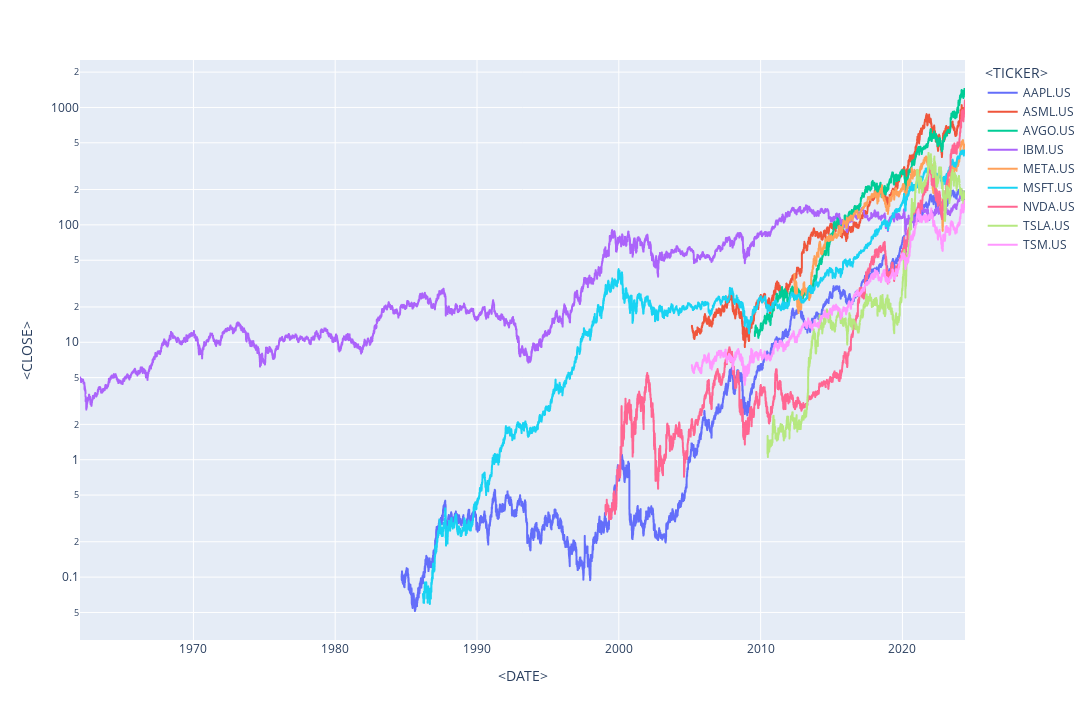

Write notebook code for a chart like this one.
### Code cell
plx.line(
    data_frame=tables[tables['<TICKER>'].isin(sample_companies)], 
    x='<DATE>', 
    y='<CLOSE>', 
    color='<TICKER>',
    log_y=True,
    height=720,
    width=1280
)

### Figure 1 — Plotly figure (JSON) as saved in the notebook; plotly's stock layout.template omitted (floating-point values rounded to 4 significant figures; data arrays with more than 128 entries replaced by an {"elided": "..."} marker saying what was removed)
{"data": [{"hovertemplate": "<TICKER>=AAPL.US<br><DATE>=%{x}<br><CLOSE>=%{y}<extra></extra>", "legendgroup": "AAPL.US", "line": {"color": "#636efa", "dash": "solid"}, "marker": {"symbol": "circle"}, "mode": "lines", "name": "AAPL.US", "showlegend": true, "type": "scattergl", "x": {"elided": "10013 str values"}, "xaxis": "x", "y": {"elided": "10013 float values"}, "yaxis": "y"}, {"hovertemplate": "<TICKER>=ASML.US<br><DATE>=%{x}<br><CLOSE>=%{y}<extra></extra>", "legendgroup": "ASML.US", "line": {"color": "#EF553B", "dash": "solid"}, "marker": {"symbol": "circle"}, "mode": "lines", "name": "ASML.US", "showlegend": true, "type": "scattergl", "x": {"elided": "4848 str values"}, "xaxis": "x", "y": {"elided": "4848 float values"}, "yaxis": "y"}, {"hovertemplate": "<TICKER>=AVGO.US<br><DATE>=%{x}<br><CLOSE>=%{y}<extra></extra>", "legendgroup": "AVGO.US", "line": {"color": "#00cc96", "dash": "solid"}, "marker": {"symbol": "circle"}, "mode": "lines", "name": "AVGO.US", "showlegend": true, "type": "scattergl", "x": {"elided": "3730 str values"}, "xaxis": "x", "y": {"elided": "3730 float values"}, "yaxis": "y"}, {"hovertemplate": "<TICKER>=IBM.US<br><DATE>=%{x}<br><CLOSE>=%{y}<extra></extra>", "legendgroup": "IBM.US", "line": {"color": "#ab63fa", "dash": "solid"}, "marker": {"symbol": "circle"}, "mode": "lines", "name": "IBM.US", "showlegend": true, "type": "scattergl", "x": {"elided": "15706 str values"}, "xaxis": "x", "y": {"elided": "15706 float values"}, "yaxis": "y"}, {"hovertemplate": "<TICKER>=META.US<br><DATE>=%{x}<br><CLOSE>=%{y}<extra></extra>", "legendgroup": "META.US", "line": {"color": "#FFA15A", "dash": "solid"}, "marker": {"symbol": "circle"}, "mode": "lines", "name": "META.US", "showlegend": true, "type": "scattergl", "x": {"elided": "3028 str values"}, "xaxis": "x", "y": {"elided": "3028 float values"}, "yaxis": "y"}, {"hovertemplate": "<TICKER>=MSFT.US<br><DATE>=%{x}<br><CLOSE>=%{y}<extra></extra>", "legendgroup": "MSFT.US", "line": {"color": "#19d3f3", "dash": "solid"}, "marker": {"symbol": "circle"}, "mode": "lines", "name": "MSFT.US", "showlegend": true, "type": "scattergl", "x": {"elided": "9630 str values"}, "xaxis": "x", "y": {"elided": "9630 float values"}, "yaxis": "y"}, {"hovertemplate": "<TICKER>=NVDA.US<br><DATE>=%{x}<br><CLOSE>=%{y}<extra></extra>", "legendgroup": "NVDA.US", "line": {"color": "#FF6692", "dash": "solid"}, "marker": {"symbol": "circle"}, "mode": "lines", "name": "NVDA.US", "showlegend": true, "type": "scattergl", "x": {"elided": "6380 str values"}, "xaxis": "x", "y": {"elided": "6380 float values"}, "yaxis": "y"}, {"hovertemplate": "<TICKER>=TSLA.US<br><DATE>=%{x}<br><CLOSE>=%{y}<extra></extra>", "legendgroup": "TSLA.US", "line": {"color": "#B6E880", "dash": "solid"}, "marker": {"symbol": "circle"}, "mode": "lines", "name": "TSLA.US", "showlegend": true, "type": "scattergl", "x": {"elided": "3505 str values"}, "xaxis": "x", "y": {"elided": "3505 float values"}, "yaxis": "y"}, {"hovertemplate": "<TICKER>=TSM.US<br><DATE>=%{x}<br><CLOSE>=%{y}<extra></extra>", "legendgroup": "TSM.US", "line": {"color": "#FF97FF", "dash": "solid"}, "marker": {"symbol": "circle"}, "mode": "lines", "name": "TSM.US", "showlegend": true, "type": "scattergl", "x": {"elided": "4848 str values"}, "xaxis": "x", "y": {"elided": "4848 float values"}, "yaxis": "y"}], "layout": {"height": 720, "legend": {"title": {"text": "<TICKER>"}, "tracegroupgap": 0}, "margin": {"t": 60}, "width": 1280, "xaxis": {"anchor": "y", "domain": [0, 1], "title": {"text": "<DATE>"}}, "yaxis": {"anchor": "x", "domain": [0, 1], "title": {"text": "<CLOSE>"}, "type": "log"}}}
